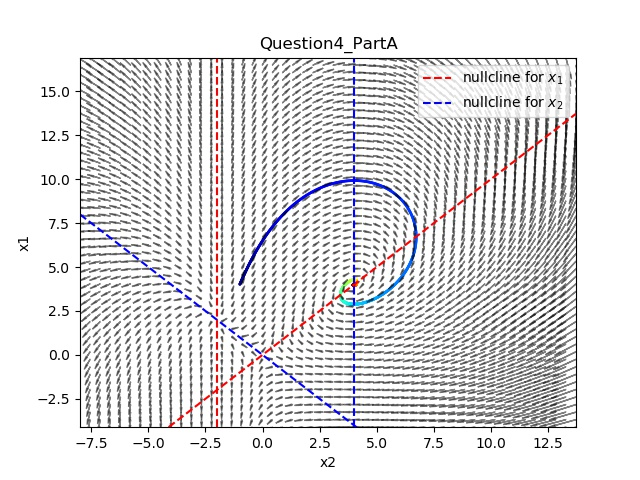

Source code (Python):
import numpy as np
import matplotlib.pyplot as plt



def update_var(var, var_dot, dt=0.001):
    var = var +  var_dot*dt
    return var


def update_var_dot(var):
    var = var.reshape(-1,1)
    var_dot[0,0] = (2+var[0,0])*(var[1,0] - var[0,0])
    var_dot[1,0] = (4-var[0,0])*(var[1,0] + var[0,0])
    return var_dot


def plotter(var_list):
    color = np.array([i for i in range(len(var_list[:,1]))])
    color = color[::1]

    plt.scatter(var_list[:,0], var_list[:,1], c=color, s=1, cmap='jet')


def nullcline_plotter():
    x1 = np.linspace(var0_lim[0], var0_lim[1], 10)
    x2 = x1
    xx2 = -x1
    plt.plot(x1,x2, 'r--')
    plt.plot(x1,xx2, 'b--')
    plt.plot( [-2, -2], [var1_lim[0], var1_lim[1]], 'r--', label='nullcline for $x_1$')
    plt.plot( [4, 4], [var1_lim[0], var1_lim[1]], 'b--', label='nullcline for $x_2$')

    plt.xlabel('x2')
    plt.ylabel('x1')
    plt.title('Question4_PartA')

    plt.legend()
def arrow_plotter():
    var_dot_list = []
    x_range = np.linspace(var0_lim[0], var0_lim[1], 50)
    y_range = np.linspace(var1_lim[0], var1_lim[1], 50)
    scale= 300
    for x_ in x_range:
        for y_ in y_range:
            var = np.array([[x_, y_]]).T
            var_dot = update_var_dot(var)
            #var_dot_list.append(var_dot.T[0])

            plt.arrow(x_, y_, var_dot.T[0][0]/scale, var_dot.T[0][1]/scale,head_length=0.3,  head_width=0.07, color='k',
            alpha = 0.5)





#set your initial values for the variables
var = np.array([[-1,4]]).T
var_dot = np.array([[0,0]], dtype=float).T
# specidy how ling you want to keep tracking the variables
t_total = 2

# Leave these parameters default
dt = 0.001
var_list = []


for i in range(int(t_total/dt)):
    var_dot = update_var_dot(var)
    var = update_var(var, var_dot, dt)
    var_list.append(var[:,0])

var_list = np.array(var_list)
shift = 7
var0_lim = (np.min(var_list[:,0])-shift, np.max(var_list[:,0])+shift)
var1_lim = (np.min(var_list[:,1])-shift, np.max(var_list[:,1])+shift)

plotter(var_list)
arrow_plotter()
nullcline_plotter()
plt.xlim([var0_lim[0], var0_lim[1]])
plt.ylim([var1_lim[0], var1_lim[1]])
plt.show()
plt.axis('equal')
